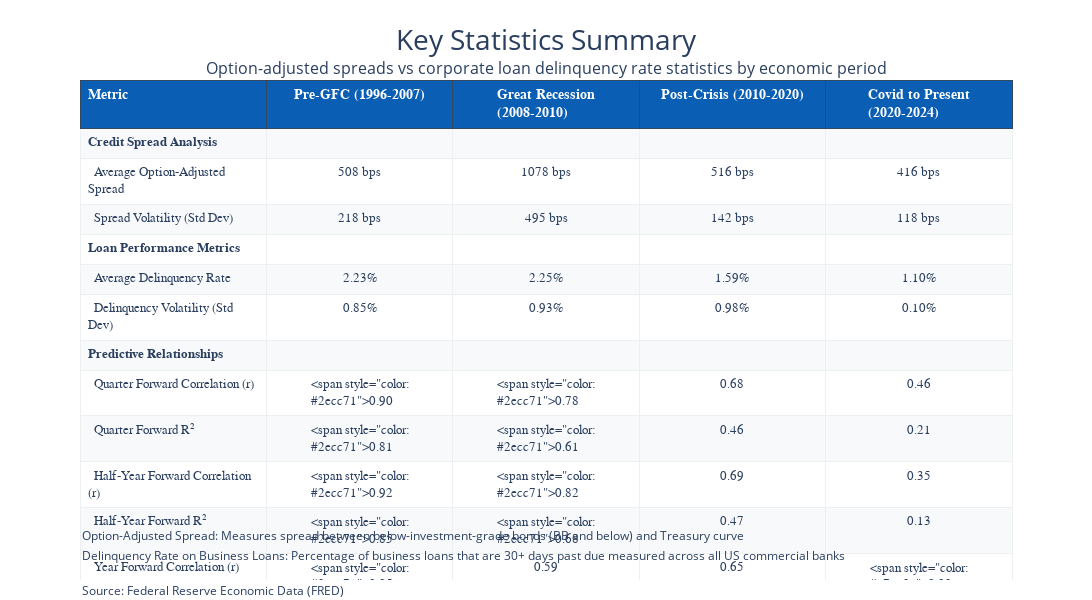
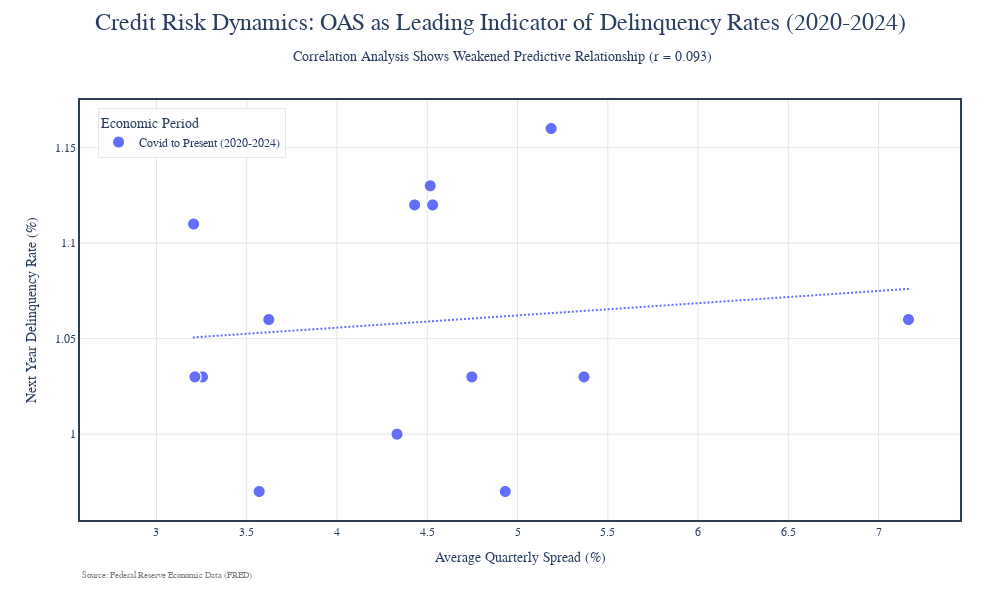
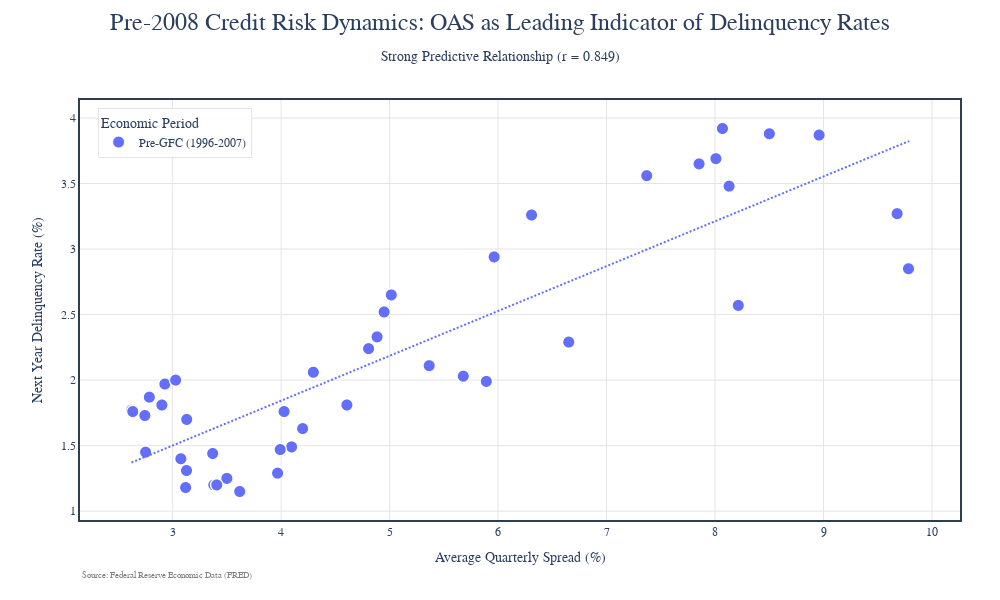
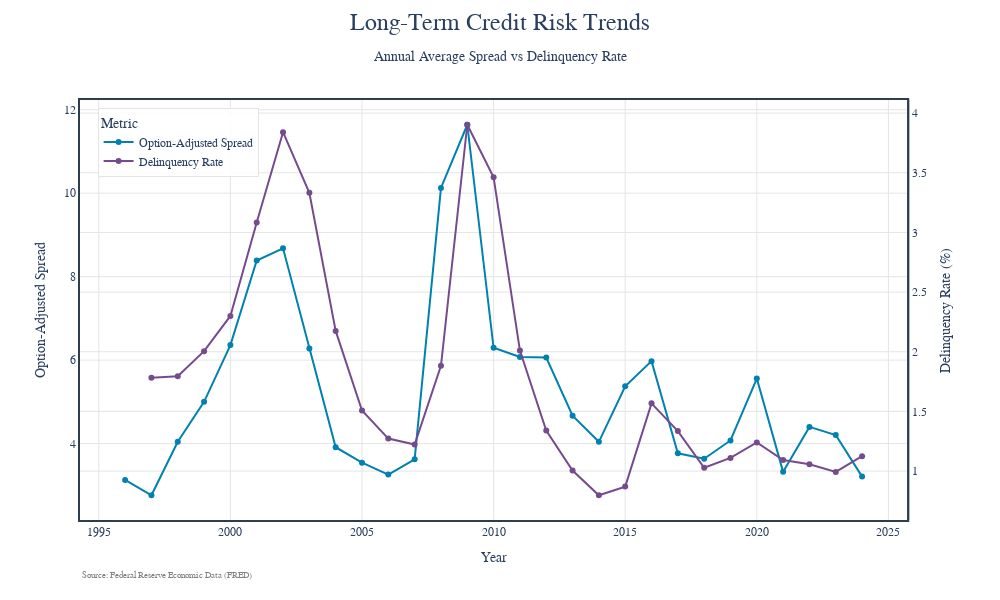

Notebook source saved alongside these figures, in order:
### Code cell
# Cell 4: Data Visualization and PDF Export
%load_ext autoreload
%autoreload 2
stats_table,current_plot, predictive_plot, time_series_plot = fred_visualize(df)

# Show results
stats_table.show()
current_plot.show()
predictive_plot.show()
time_series_plot.show()

fred_export(stats_table, current_plot, predictive_plot, time_series_plot)

### Figure 1 — Plotly figure (JSON) as saved in the notebook; plotly's stock layout.template omitted (floating-point values rounded to 4 significant figures)
{"data": [{"cells": {"align": ["left", "center", "center", "center", "center"], "fill": {"color": [["#f8f9fa", "#ffffff", "#f8f9fa", "#ffffff", "#f8f9fa", "#ffffff", "#f8f9fa", "#ffffff", "#f8f9fa", "#ffffff", "#f8f9fa", "#ffffff", "#f8f9fa", "#ffffff"]]}, "font": {"family": "Arial", "size": 13}, "height": 30, "line": {"color": "#ecf0f1"}, "values": [["<b>Credit Spread Analysis</b>", "  Average Option-Adjusted Spread", "  Spread Volatility (Std Dev)", "<b>Loan Performance Metrics</b>", "  Average Delinquency Rate", "  Delinquency Volatility (Std Dev)", "<b>Predictive Relationships</b>", "  Quarter Forward Correlation (r)", "  Quarter Forward R²", "  Half-Year Forward Correlation (r)", "  Half-Year Forward R²", "  Year Forward Correlation (r)", "  Year Forward R²"], ["", "508 bps", "218 bps", "", "2.23%", "0.85%", "", "<span style=\"color: #2ecc71\">0.90</span>", "<span style=\"color: #2ecc71\">0.81</span>", "<span style=\"color: #2ecc71\">0.92</span>", "<span style=\"color: #2ecc71\">0.85</span>", "<span style=\"color: #2ecc71\">0.85</span>", "<span style=\"color: #2ecc71\">0.72</span>"], ["", "1078 bps", "495 bps", "", "2.25%", "0.93%", "", "<span style=\"color: #2ecc71\">0.78</span>", "<span style=\"color: #2ecc71\">0.61</span>", "<span style=\"color: #2ecc71\">0.82</span>", "<span style=\"color: #2ecc71\">0.68</span>", "0.59", "0.35"], ["", "516 bps", "142 bps", "", "1.59%", "0.98%", "", "0.68", "0.46", "0.69", "0.47", "0.65", "0.42"], ["", "416 bps", "118 bps", "", "1.10%", "0.10%", "", "0.46", "0.21", "0.35", "0.13", "<span style=\"color: #e74c3c\">0.09</span>", "<span style=\"color: #e74c3c\">0.01</span>"]]}, "header": {"align": ["left", "center", "center", "center", "center"], "fill": {"color": "#0A5FB4"}, "font": {"color": "white", "family": "Arial", "size": 14}, "height": 30, "line": {"color": "#34495e"}, "values": ["<b>Metric</b>", "<b>Pre-GFC (1996-2007)</b>", "<b>Great Recession (2008-2010)</b>", "<b>Post-Crisis (2010-2020)</b>", "<b>Covid to Present (2020-2024)</b>"]}, "type": "table"}], "layout": {"annotations": [{"font": {"size": 16}, "showarrow": false, "text": "Option-adjusted spreads vs corporate loan delinquency rate statistics by economic period", "x": 0.5, "xanchor": "center", "xref": "paper", "y": 1.05, "yanchor": "top", "yref": "paper"}, {"font": {"size": 12}, "showarrow": false, "text": "Option-Adjusted Spread: Measures spread between below-investment-grade bonds (BB and below) and Treasury curve", "x": 0, "xanchor": "left", "xref": "paper", "y": 0.11, "yanchor": "top", "yref": "paper"}, {"font": {"size": 12}, "showarrow": false, "text": "Delinquency Rate on Business Loans: Percentage of business loans that are 30+ days past due measured across all US commercial banks", "x": 0, "xanchor": "left", "xref": "paper", "y": 0.07, "yanchor": "top", "yref": "paper"}, {"font": {"size": 12}, "showarrow": false, "text": "Source: Federal Reserve Economic Data (FRED)", "x": 0, "xanchor": "left", "xref": "paper", "y": 0.0001, "yanchor": "top", "yref": "paper"}], "height": 600, "margin": {"b": 20, "t": 80}, "title": {"font": {"size": 28}, "text": "Key Statistics Summary", "x": 0.5, "y": 0.95}, "width": 1300}}

### Figure 2 — Plotly figure (JSON) as saved in the notebook; plotly's stock layout.template omitted (floating-point values rounded to 4 significant figures; data arrays with more than 128 entries replaced by an {"elided": "..."} marker saying what was removed)
{"data": [{"hovertemplate": "Economic Period=Covid to Present (2020-2024)<br>Average Quarterly Spread (%)=%{x}<br>Next Year Delinquency Rate (%)=%{y}<extra></extra>", "legendgroup": "Covid to Present (2020-2024)", "marker": {"color": "#636efa", "line": {"color": "white", "width": 1}, "size": 12, "symbol": "circle"}, "mode": "markers", "name": "Covid to Present (2020-2024)", "showlegend": true, "type": "scattergl", "x": {"elided": "1781 float values"}, "xaxis": "x", "y": {"elided": "1781 float values"}, "yaxis": "y"}, {"hovertemplate": "<b>OLS trendline</b><br>loan_delinq_12m_forward = 0.00641096 * quarterly_spread + 1.03011<br>R<sup>2</sup>=0.012922<br><br>Economic Period=Covid to Present (2020-2024)<br>Average Quarterly Spread (%)=%{x}<br>Next Year Delinquency Rate (%)=%{y} <b>(trend)</b><extra></extra>", "legendgroup": "Covid to Present (2020-2024)", "line": {"dash": "dot", "width": 2}, "marker": {"color": "#636efa", "symbol": "circle"}, "mode": "lines", "name": "Covid to Present (2020-2024)", "showlegend": false, "type": "scattergl", "x": {"elided": "1277 float values"}, "xaxis": "x", "y": {"elided": "1277 float values"}, "yaxis": "y"}], "layout": {"annotations": [{"font": {"color": "gray", "size": 9}, "showarrow": false, "text": "Source: Federal Reserve Economic Data (FRED)", "x": 1e-07, "xref": "paper", "y": -0.15, "yref": "paper"}], "font": {"family": "Arial", "size": 12}, "height": 600, "legend": {"bgcolor": "rgba(255, 255, 255, 0.9)", "bordercolor": "#E5E5E5", "borderwidth": 1, "title": {"text": "Economic Period"}, "tracegroupgap": 0, "x": 0.02, "y": 0.98}, "margin": {"b": 80, "l": 80, "r": 40, "t": 100}, "paper_bgcolor": "white", "plot_bgcolor": "white", "title": {"font": {"size": 24}, "text": "Credit Risk Dynamics: OAS as Leading Indicator of Delinquency Rates (2020-2024)<br><span style=\"font-size: 14px\"> Correlation Analysis Shows Weakened Predictive Relationship (r = 0.093)</span>", "x": 0.5, "y": 0.95}, "width": 1000, "xaxis": {"anchor": "y", "domain": [0, 1], "gridcolor": "#E5E5E5", "gridwidth": 1, "linecolor": "#2C3E50", "linewidth": 2, "mirror": true, "showgrid": true, "showline": true, "title": {"text": "Average Quarterly Spread (%)"}}, "yaxis": {"anchor": "x", "domain": [0, 1], "gridcolor": "#E5E5E5", "gridwidth": 1, "linecolor": "#2C3E50", "linewidth": 2, "mirror": true, "showgrid": true, "showline": true, "title": {"text": "Next Year Delinquency Rate (%)"}}}}

### Figure 3 — Plotly figure (JSON) as saved in the notebook; plotly's stock layout.template omitted (floating-point values rounded to 4 significant figures; data arrays with more than 128 entries replaced by an {"elided": "..."} marker saying what was removed)
{"data": [{"hovertemplate": "Economic Period=Pre-GFC (1996-2007)<br>Average Quarterly Spread (%)=%{x}<br>Next Year Delinquency Rate (%)=%{y}<extra></extra>", "legendgroup": "Pre-GFC (1996-2007)", "marker": {"color": "#636efa", "line": {"color": "white", "width": 1}, "size": 12, "symbol": "circle"}, "mode": "markers", "name": "Pre-GFC (1996-2007)", "showlegend": true, "type": "scattergl", "x": {"elided": "3926 float values"}, "xaxis": "x", "y": {"elided": "3926 float values"}, "yaxis": "y"}, {"hovertemplate": "<b>OLS trendline</b><br>loan_delinq_12m_forward = 0.342201 * quarterly_spread + 0.474199<br>R<sup>2</sup>=0.742868<br><br>Economic Period=Pre-GFC (1996-2007)<br>Average Quarterly Spread (%)=%{x}<br>Next Year Delinquency Rate (%)=%{y} <b>(trend)</b><extra></extra>", "legendgroup": "Pre-GFC (1996-2007)", "line": {"dash": "dot", "width": 2}, "marker": {"color": "#636efa", "symbol": "circle"}, "mode": "lines", "name": "Pre-GFC (1996-2007)", "showlegend": false, "type": "scattergl", "x": {"elided": "3926 float values"}, "xaxis": "x", "y": {"elided": "3926 float values"}, "yaxis": "y"}], "layout": {"annotations": [{"font": {"color": "gray", "size": 9}, "showarrow": false, "text": "Source: Federal Reserve Economic Data (FRED)", "x": 1e-07, "xref": "paper", "y": -0.15, "yref": "paper"}], "font": {"family": "Arial", "size": 12}, "height": 600, "legend": {"bgcolor": "rgba(255, 255, 255, 0.9)", "bordercolor": "#E5E5E5", "borderwidth": 1, "title": {"text": "Economic Period"}, "tracegroupgap": 0, "x": 0.02, "y": 0.98}, "margin": {"b": 80, "l": 80, "r": 40, "t": 100}, "paper_bgcolor": "white", "plot_bgcolor": "white", "title": {"font": {"size": 24}, "text": "Pre-2008 Credit Risk Dynamics: OAS as Leading Indicator of Delinquency Rates<br><span style=\"font-size: 14px\">Strong Predictive Relationship (r = 0.849)</span>", "x": 0.5, "y": 0.95}, "width": 1000, "xaxis": {"anchor": "y", "domain": [0, 1], "gridcolor": "#E5E5E5", "gridwidth": 1, "linecolor": "#2C3E50", "linewidth": 2, "mirror": true, "showgrid": true, "showline": true, "title": {"text": "Average Quarterly Spread (%)"}}, "yaxis": {"anchor": "x", "domain": [0, 1], "gridcolor": "#E5E5E5", "gridwidth": 1, "linecolor": "#2C3E50", "linewidth": 2, "mirror": true, "showgrid": true, "showline": true, "title": {"text": "Next Year Delinquency Rate (%)"}}}}

### Figure 4 — Plotly figure (JSON) as saved in the notebook; plotly's stock layout.template omitted (floating-point values rounded to 4 significant figures)
{"data": [{"line": {"color": "#0081AF"}, "mode": "lines+markers", "name": "Option-Adjusted Spread", "type": "scatter", "x": [1996, 1997, 1998, 1999, 2000, 2001, 2002, 2003, 2004, 2005, 2006, 2007, 2008, 2009, 2010, 2011, 2012, 2013, 2014, 2015, 2016, 2017, 2018, 2019, 2020, 2021, 2022, 2023, 2024], "xaxis": "x", "y": [3.13, 2.762, 4.045, 5, 6.359, 8.387, 8.68, 6.276, 3.913, 3.542, 3.258, 3.623, 10.13, 11.64, 6.295, 6.077, 6.061, 4.668, 4.042, 5.374, 5.975, 3.767, 3.638, 4.075, 5.559, 3.322, 4.4, 4.204, 3.208], "yaxis": "y"}, {"line": {"color": "#764B8E"}, "mode": "lines+markers", "name": "Delinquency Rate", "type": "scatter", "x": [1996, 1997, 1998, 1999, 2000, 2001, 2002, 2003, 2004, 2005, 2006, 2007, 2008, 2009, 2010, 2011, 2012, 2013, 2014, 2015, 2016, 2017, 2018, 2019, 2020, 2021, 2022, 2023, 2024], "xaxis": "x", "y": [null, 1.782, 1.795, 2.005, 2.3, 3.083, 3.84, 3.333, 2.175, 1.507, 1.272, 1.222, 1.883, 3.902, 3.462, 2.01, 1.34, 1.005, 0.7975, 0.87, 1.568, 1.335, 1.028, 1.11, 1.24, 1.093, 1.058, 0.9925, 1.125], "yaxis": "y2"}], "layout": {"annotations": [{"font": {"color": "gray", "size": 9}, "showarrow": false, "text": "Source: Federal Reserve Economic Data (FRED)", "x": 1e-07, "xref": "paper", "y": -0.15, "yref": "paper"}], "font": {"family": "Arial", "size": 12}, "height": 600, "legend": {"bgcolor": "rgba(255, 255, 255, 0.9)", "bordercolor": "#E5E5E5", "borderwidth": 1, "title": {"text": "Metric"}, "x": 0.02, "y": 0.98}, "margin": {"b": 80, "l": 80, "r": 40, "t": 100}, "paper_bgcolor": "white", "plot_bgcolor": "white", "title": {"font": {"size": 24}, "text": "Long-Term Credit Risk Trends<br><span style=\"font-size: 14px\">Annual Average Spread vs Delinquency Rate</span>", "x": 0.5, "y": 0.95}, "width": 1000, "xaxis": {"anchor": "y", "domain": [0, 0.94], "gridcolor": "#E5E5E5", "gridwidth": 1, "linecolor": "#2C3E50", "linewidth": 2, "mirror": true, "showgrid": true, "showline": true, "title": {"text": "Year"}}, "yaxis": {"anchor": "x", "domain": [0, 1], "gridcolor": "#E5E5E5", "gridwidth": 1, "linecolor": "#2C3E50", "linewidth": 2, "mirror": true, "showgrid": true, "showline": true, "title": {"text": "Option-Adjusted Spread"}}, "yaxis2": {"anchor": "x", "gridcolor": "#E5E5E5", "gridwidth": 1, "linecolor": "#2C3E50", "linewidth": 2, "mirror": true, "overlaying": "y", "showgrid": true, "showline": true, "side": "right", "title": {"text": "Delinquency Rate (%)"}}}}
